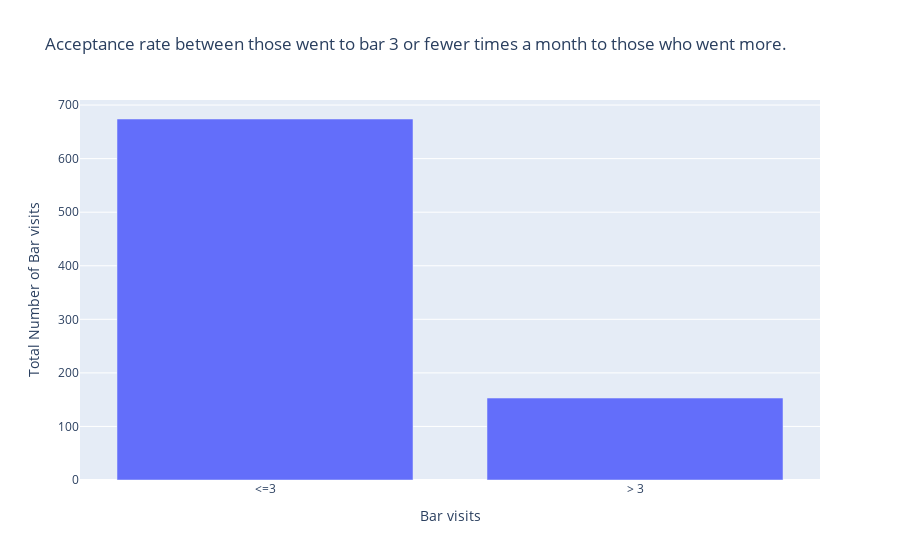

Notebook code for this chart:
### Markdown cell above
3. Compare the acceptance rate between those who went to a bar 3 or fewer times a month to those who went more.

### Code cell
dbar_totalCounts = dBar[['Bar', 'Y']].query('Y == 1').value_counts()
fewerthan3 = (dbar_totalCounts[0] + dbar_totalCounts[1] + dbar_totalCounts[2]) 
greaterthan3 = (dbar_totalCounts[3] + dbar_totalCounts[4])
x = [' <=3 ', ' > 3 ']
y = [fewerthan3, greaterthan3]
px.bar(x=x, y=y, labels={'x': 'Bar visits', 'y':'Total Number of Bar visits'}, title="Acceptance rate between those went to bar 3 or fewer times a month to those who went more.")

### Figure 1 — Plotly figure (JSON) as saved in the notebook; plotly's stock layout.template omitted (floating-point values rounded to 4 significant figures)
{"data": [{"alignmentgroup": "True", "hovertemplate": "Bar visits=%{x}<br>Total Number of Bar visits=%{y}<extra></extra>", "legendgroup": "", "marker": {"color": "#636efa", "pattern": {"shape": ""}}, "name": "", "offsetgroup": "", "orientation": "v", "showlegend": false, "textposition": "auto", "type": "bar", "x": [" <=3 ", " > 3 "], "xaxis": "x", "y": [674, 153], "yaxis": "y"}], "layout": {"autosize": true, "barmode": "relative", "legend": {"tracegroupgap": 0}, "title": {"text": "Acceptance rate between those went to bar 3 or fewer times a month to those who went more."}, "xaxis": {"anchor": "y", "autorange": true, "domain": [0, 1], "range": [-0.5, 1.5], "title": {"text": "Bar visits"}, "type": "category"}, "yaxis": {"anchor": "x", "autorange": true, "domain": [0, 1], "range": [0, 709.5], "title": {"text": "Total Number of Bar visits"}, "type": "linear"}}}
